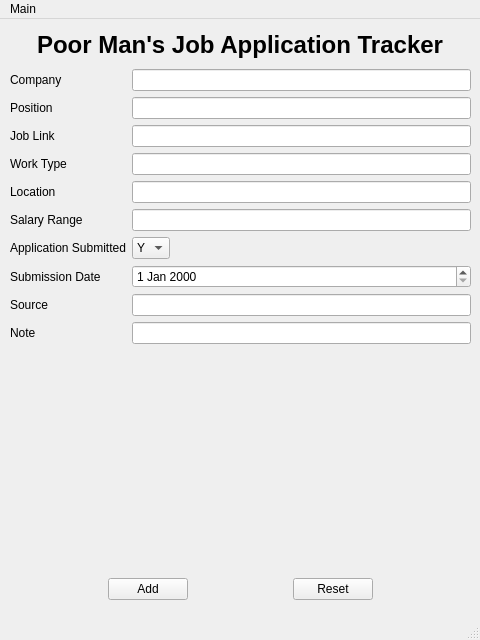
<?xml version="1.0" encoding="UTF-8"?>
<ui version="4.0">
 <class>MainWindow</class>
 <widget class="QMainWindow" name="MainWindow">
  <property name="geometry">
   <rect>
    <x>0</x>
    <y>0</y>
    <width>480</width>
    <height>640</height>
   </rect>
  </property>
  <property name="windowTitle">
   <string>MainWindow</string>
  </property>
  <widget class="QWidget" name="centralwidget">
   <widget class="QWidget" name="horizontalLayoutWidget">
    <property name="geometry">
     <rect>
      <x>10</x>
      <y>550</y>
      <width>461</width>
      <height>41</height>
     </rect>
    </property>
    <layout class="QHBoxLayout" name="horizontalLayout">
     <item>
      <spacer name="horizontalSpacer">
       <property name="orientation">
        <enum>Qt::Horizontal</enum>
       </property>
       <property name="sizeHint" stdset="0">
        <size>
         <width>40</width>
         <height>20</height>
        </size>
       </property>
      </spacer>
     </item>
     <item>
      <widget class="QPushButton" name="addButton">
       <property name="text">
        <string>Add</string>
       </property>
      </widget>
     </item>
     <item>
      <spacer name="horizontalSpacer_3">
       <property name="orientation">
        <enum>Qt::Horizontal</enum>
       </property>
       <property name="sizeHint" stdset="0">
        <size>
         <width>40</width>
         <height>20</height>
        </size>
       </property>
      </spacer>
     </item>
     <item>
      <widget class="QPushButton" name="resetButton">
       <property name="text">
        <string>Reset</string>
       </property>
      </widget>
     </item>
     <item>
      <spacer name="horizontalSpacer_2">
       <property name="orientation">
        <enum>Qt::Horizontal</enum>
       </property>
       <property name="sizeHint" stdset="0">
        <size>
         <width>40</width>
         <height>20</height>
        </size>
       </property>
      </spacer>
     </item>
    </layout>
   </widget>
   <widget class="QWidget" name="formLayoutWidget">
    <property name="geometry">
     <rect>
      <x>10</x>
      <y>50</y>
      <width>461</width>
      <height>491</height>
     </rect>
    </property>
    <layout class="QFormLayout" name="formLayout">
     <item row="0" column="0">
      <widget class="QLabel" name="label_2">
       <property name="text">
        <string>Company</string>
       </property>
      </widget>
     </item>
     <item row="0" column="1">
      <widget class="QLineEdit" name="companyText"/>
     </item>
     <item row="1" column="0">
      <widget class="QLabel" name="label_5">
       <property name="text">
        <string>Position</string>
       </property>
      </widget>
     </item>
     <item row="1" column="1">
      <widget class="QLineEdit" name="positionText"/>
     </item>
     <item row="2" column="0">
      <widget class="QLabel" name="label_3">
       <property name="text">
        <string>Job Link</string>
       </property>
      </widget>
     </item>
     <item row="2" column="1">
      <widget class="QLineEdit" name="linkText"/>
     </item>
     <item row="3" column="0">
      <widget class="QLabel" name="label_4">
       <property name="text">
        <string>Work Type</string>
       </property>
      </widget>
     </item>
     <item row="3" column="1">
      <widget class="QLineEdit" name="worktypeText"/>
     </item>
     <item row="4" column="0">
      <widget class="QLabel" name="label_6">
       <property name="text">
        <string>Location</string>
       </property>
      </widget>
     </item>
     <item row="4" column="1">
      <widget class="QLineEdit" name="locationText"/>
     </item>
     <item row="5" column="0">
      <widget class="QLabel" name="label_7">
       <property name="text">
        <string>Salary Range</string>
       </property>
      </widget>
     </item>
     <item row="5" column="1">
      <widget class="QLineEdit" name="salaryText"/>
     </item>
     <item row="6" column="0">
      <widget class="QLabel" name="label_8">
       <property name="text">
        <string>Application Submitted</string>
       </property>
      </widget>
     </item>
     <item row="6" column="1">
      <widget class="QComboBox" name="submissionCombo">
       <property name="enabled">
        <bool>true</bool>
       </property>
       <property name="sizePolicy">
        <sizepolicy hsizetype="Fixed" vsizetype="Fixed">
         <horstretch>0</horstretch>
         <verstretch>0</verstretch>
        </sizepolicy>
       </property>
       <item>
        <property name="text">
         <string>Y</string>
        </property>
       </item>
       <item>
        <property name="text">
         <string>N</string>
        </property>
       </item>
      </widget>
     </item>
     <item row="7" column="0">
      <widget class="QLabel" name="label_9">
       <property name="text">
        <string>Submission Date</string>
       </property>
      </widget>
     </item>
     <item row="7" column="1">
      <widget class="QDateEdit" name="submissionDate">
       <property name="sizePolicy">
        <sizepolicy hsizetype="Minimum" vsizetype="Fixed">
         <horstretch>0</horstretch>
         <verstretch>0</verstretch>
        </sizepolicy>
       </property>
       <property name="minimumSize">
        <size>
         <width>150</width>
         <height>0</height>
        </size>
       </property>
      </widget>
     </item>
     <item row="8" column="0">
      <widget class="QLabel" name="label_10">
       <property name="text">
        <string>Source</string>
       </property>
      </widget>
     </item>
     <item row="8" column="1">
      <widget class="QLineEdit" name="sourceText"/>
     </item>
     <item row="9" column="0">
      <widget class="QLabel" name="label_11">
       <property name="text">
        <string>Note</string>
       </property>
      </widget>
     </item>
     <item row="9" column="1">
      <widget class="QLineEdit" name="noteText"/>
     </item>
    </layout>
   </widget>
   <widget class="QWidget" name="verticalLayoutWidget">
    <property name="geometry">
     <rect>
      <x>10</x>
      <y>10</y>
      <width>461</width>
      <height>31</height>
     </rect>
    </property>
    <layout class="QHBoxLayout" name="horizontalLayout_2">
     <item>
      <spacer name="horizontalSpacer_4">
       <property name="orientation">
        <enum>Qt::Horizontal</enum>
       </property>
       <property name="sizeHint" stdset="0">
        <size>
         <width>40</width>
         <height>20</height>
        </size>
       </property>
      </spacer>
     </item>
     <item>
      <widget class="QLabel" name="label">
       <property name="font">
        <font>
         <family>MS Sans Serif</family>
         <pointsize>18</pointsize>
         <weight>75</weight>
         <bold>true</bold>
        </font>
       </property>
       <property name="text">
        <string>Poor Man's Job Application Tracker</string>
       </property>
      </widget>
     </item>
     <item>
      <spacer name="horizontalSpacer_5">
       <property name="orientation">
        <enum>Qt::Horizontal</enum>
       </property>
       <property name="sizeHint" stdset="0">
        <size>
         <width>40</width>
         <height>20</height>
        </size>
       </property>
      </spacer>
     </item>
    </layout>
   </widget>
  </widget>
  <widget class="QMenuBar" name="menubar">
   <property name="geometry">
    <rect>
     <x>0</x>
     <y>0</y>
     <width>480</width>
     <height>21</height>
    </rect>
   </property>
   <widget class="QMenu" name="menuMain">
    <property name="title">
     <string>Main</string>
    </property>
   </widget>
   <addaction name="menuMain"/>
  </widget>
  <widget class="QStatusBar" name="statusbar"/>
 </widget>
 <resources/>
 <connections/>
</ui>
